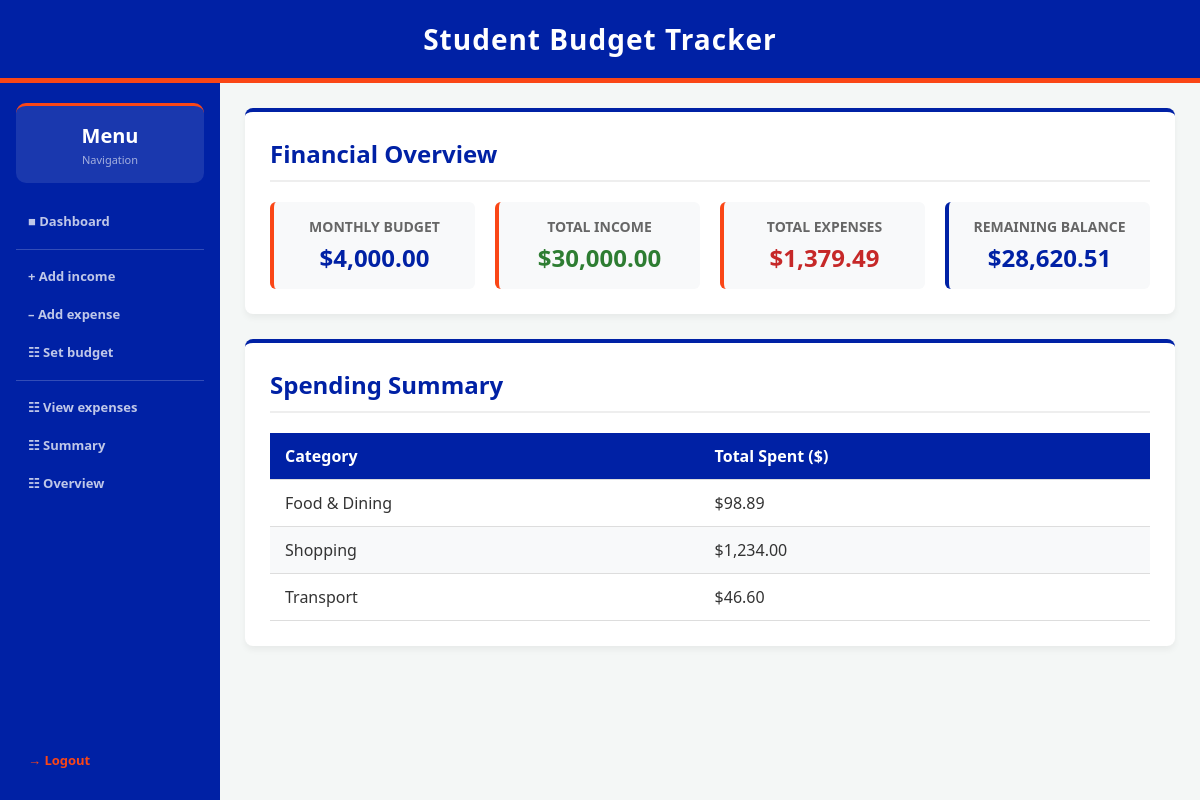
The app's page /dashboard (signed in) with its own data.
### tables this page shows
CREATE TABLE budgets (
    budget_id INTEGER PRIMARY KEY AUTOINCREMENT,
    user_id INTEGER NOT NULL,
    month TEXT NOT NULL,
    amount REAL NOT NULL CHECK(amount > 0),
    FOREIGN KEY (user_id) REFERENCES users (id),
    UNIQUE(user_id, month)
);

CREATE TABLE expenses (
    expense_id INTEGER PRIMARY KEY AUTOINCREMENT,
    user_id INTEGER NOT NULL,
    category TEXT NOT NULL,
    amount REAL NOT NULL CHECK(amount > 0),
    date TIMESTAMP DEFAULT CURRENT_TIMESTAMP, description TEXT DEFAULT "",
    FOREIGN KEY (user_id) REFERENCES users (id)
);

### app.py (the view)
@app.route('/dashboard')
def dashboard():
    if 'user_id' not in session:
        return redirect(url_for('login'))
    user_id = session['user_id']
    current_budget = data_manager.get_budget(user_id, datetime.now().strftime('%Y-%m'))
    overview = data_manager.get_financial_overview(user_id)
    totals = data_manager.get_category_totals(user_id)
    alert = data_manager.budget_alert(user_id)
    success_message = session.pop('success_message', None)
    return render_template('dashboard.html', current_budget=current_budget, overview=overview, totals=totals, alert=alert, success_message=success_message)

### data_manager.py (called while the page is built, shortened)
def get_db_connection():
    conn = sqlite3.connect(DB_NAME)
    return conn

def get_category_totals(user_id):
    connection = get_db_connection()
    cursor = connection.cursor()
    cursor.execute(
        "SELECT category, SUM(amount) FROM expenses WHERE user_id = ? GROUP BY category",
        (user_id,)
    )
    rows = cursor.fetchall()
    connection.close()
    return rows

def get_financial_overview(user_id):
    connection = get_db_connection()
    cursor = connection.cursor()
    cursor.execute("SELECT SUM(amount) FROM incomes WHERE user_id = ?", (user_id,))
    total_income = cursor.fetchone()[0] or 0
    cursor.execute("SELECT SUM(amount) FROM expenses WHERE user_id = ?", (user_id,))
    total_expenses = cursor.fetchone()[0] or 0
    connection.close()
    remaining = round(total_income - total_expenses, 2)
    return {
        'total_income': round(total_income, 2),
        'total_expenses': round(total_expenses, 2),
        'remaining': remaining
    }

def get_budget(user_id, month):
    connection = get_db_connection()
    cursor = connection.cursor()
    cursor.execute("SELECT amount FROM budgets WHERE user_id = ? AND month = ?", (user_id, month))
    row = cursor.fetchone()
    connection.close()
    if row:
        return row[0]
    return 0

def budget_alert(user_id):
    now = datetime.now()
    month = now.strftime('%Y-%m')
    current_day = now.day
    total_days = calendar.monthrange(now.year, now.month)[1]
    budget = get_budget(user_id, month)
    if budget <= 0:
        return None
    conn = get_db_connection()
    cursor = conn.cursor()
    cursor.execute("SELECT SUM(amount) FROM expenses WHERE user_id = ? AND  strftime('%Y-%m', date) = ?", (user_id, month))
    total_spent = cursor.fetchone()[0] or 0
    conn.close()
    spending_percentage = (total_spent / budget) * 100
    time_percentage = (current_day / total_days) * 100
    return None

### templates/dashboard.html (shortened to what this page needs)
{% extends "layout.html" %}
{% block content %}
    <div class="card">
        <h2>Financial Overview</h2>
        <div class="overview-grid">
            <div class="stat-box">
                <span class="label">Monthly Budget</span>
                <span class="value">${{ "{:,.2f}".format(current_budget|float) }}</span>
            </div>
            <div class="stat-box">
                <span class="label">Total Income</span>
                <span class="value" style="color: #2e7d32;">${{ "{:,.2f}".format(overview.total_income|float) }}</span>
            </div>
            <div class="stat-box">
                <span class="label">Total Expenses</span>
                <span class="value" style="color: #c62828;">${{ "{:,.2f}".format(overview.total_expenses|float) }}</span>
            </div>
            <div class="stat-box" style="border-left-color: var(--uf-blue);">
                <span class="label">Remaining Balance</span>
                <span class="value">${{ "{:,.2f}".format(overview.remaining|float) }}</span>
            </div>
        </div>
    </div>
    <div class="card">
        <h2>Spending Summary</h2>
        {% if totals %}
            <table>
                <thead>
                    <tr>
                        <th>Category</th>
                        <th>Total Spent ($)</th>
                    </tr>
                </thead>
                <tbody>
                    {% for category, total in totals %}
                    <tr>
                        <td>{{ category }}</td>
                        <td>${{ "{:,.2f}".format(total|float) }}</td>
                    </tr>
                    {% endfor %}
                </tbody>
            </table>
        {% else %}
            <p>No expenses logged yet. <a href="{{ url_for('add_expense') }}" class="cta-link">Log one now!</a></p>
        {% endif %}
    </div>
{% endblock %}

### templates/layout.html (style rules this page uses)
:root { --uf-blue: #0021A5; --uf-orange: #FA4616; --bg-color: #f4f7f6; --text-color: #333333; --card-bg: #ffffff; }
* { box-sizing: border-box; margin: 0; padding: 0; }
body { font-family: 'Segoe UI', Tahoma, Geneva, Verdana, sans-serif; background-color: var(--bg-color); color: var(--text-color); min-height: 100vh; display: flex; flex-direction: column; }
.card { background-color: var(--card-bg); padding: 25px; border-radius: 8px; box-shadow: 0 4px 6px rgba(0,0,0,0.05); margin-bottom: 25px; border-top: 4px solid var(--uf-blue); }
.card h2 { margin-top: 0; color: var(--uf-blue); border-bottom: 2px solid #eee; padding-bottom: 10px; margin-bottom: 20px; }
.overview-grid { display: grid; grid-template-columns: repeat(auto-fit, minmax(200px, 1fr)); gap: 20px; }
.stat-box { background-color: #f8f9fa; padding: 15px; border-radius: 6px; border-left: 4px solid var(--uf-orange); text-align: center; }
.stat-box .label { display: block; font-size: 14px; color: #666; margin-bottom: 5px; text-transform: uppercase; font-weight: bold; }
.stat-box .value { display: block; font-size: 24px; font-weight: bold; color: var(--uf-blue); }
table { width: 100%; border-collapse: collapse; margin-top: 10px; }
th, td { padding: 12px 15px; text-align: left; }
th { background-color: var(--uf-blue); color: white; font-weight: 600; }
tr { border-bottom: 1px solid #dddddd; }
tr:nth-child(even) { background-color: #f8f9fa; }

### records on screen
budgets: amount "4,000.00"
expenses: category "Shopping", amount "1,234.00"

### other values on screen
{{ "{:,.2f}".format(overview.total_income|float) }} "30,000.00"
{{ "{:,.2f}".format(overview.total_expenses|float) }} "1,379.49"
{{ "{:,.2f}".format(overview.remaining|float) }} "28,620.51"
{{ category }} "Food & Dining" "Transport"
{{ "{:,.2f}".format(total|float) }} "98.89" "46.60"
